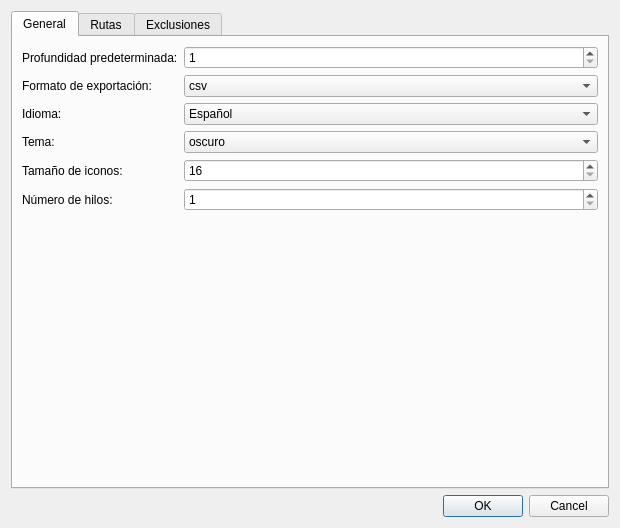
<?xml version="1.0" encoding="UTF-8"?>
<ui version="4.0">
 <class>DialogPreferences</class>
 <widget class="QDialog" name="DialogPreferences">
  <property name="windowTitle"><string>Preferencias — Filesystem Studio</string></property>
  <property name="minimumSize"><size><width>620</width><height>520</height></size></property>
  <layout class="QVBoxLayout" name="mainLayout">
   <item>
    <widget class="QTabWidget" name="tabs">
     <property name="currentIndex"><number>0</number></property>

     <widget class="QWidget" name="tabGeneral">
      <attribute name="title"><string>General</string></attribute>
      <layout class="QFormLayout" name="formGeneral">
       <item row="0" column="0">
        <widget class="QLabel" name="lblDepth"><property name="text"><string>Profundidad predeterminada:</string></property></widget>
       </item>
       <item row="0" column="1">
        <widget class="QSpinBox" name="spinDepth">
         <property name="minimum"><number>1</number></property>
         <property name="maximum"><number>99</number></property>
        </widget>
       </item>
       <item row="1" column="0">
        <widget class="QLabel" name="lblExport"><property name="text"><string>Formato de exportación:</string></property></widget>
       </item>
       <item row="1" column="1">
        <widget class="QComboBox" name="comboExport">
         <item><property name="text"><string>csv</string></property></item>
         <item><property name="text"><string>json</string></property></item>
         <item><property name="text"><string>md</string></property></item>
         <item><property name="text"><string>xlsx</string></property></item>
        </widget>
       </item>
       <item row="2" column="0">
        <widget class="QLabel" name="lblLanguage"><property name="text"><string>Idioma:</string></property></widget>
       </item>
       <item row="2" column="1">
        <widget class="QComboBox" name="comboLanguage">
         <item><property name="text"><string>Español</string></property></item>
         <item><property name="text"><string>English</string></property></item>
        </widget>
       </item>
       <item row="3" column="0">
        <widget class="QLabel" name="lblTheme"><property name="text"><string>Tema:</string></property></widget>
       </item>
       <item row="3" column="1">
        <widget class="QComboBox" name="comboTheme">
         <item><property name="text"><string>oscuro</string></property></item>
         <item><property name="text"><string>claro</string></property></item>
         <item><property name="text"><string>sistema</string></property></item>
        </widget>
       </item>
       <item row="4" column="0">
        <widget class="QLabel" name="lblIconSize"><property name="text"><string>Tamaño de iconos:</string></property></widget>
       </item>
       <item row="4" column="1">
        <widget class="QSpinBox" name="spinIconSize">
         <property name="minimum"><number>16</number></property>
         <property name="maximum"><number>48</number></property>
        </widget>
       </item>
       <item row="5" column="0">
        <widget class="QLabel" name="lblThreads"><property name="text"><string>Número de hilos:</string></property></widget>
       </item>
       <item row="5" column="1">
        <widget class="QSpinBox" name="spinThreads">
         <property name="minimum"><number>1</number></property>
         <property name="maximum"><number>64</number></property>
        </widget>
       </item>
      </layout>
     </widget>

     <widget class="QWidget" name="tabPaths">
      <attribute name="title"><string>Rutas</string></attribute>
      <layout class="QVBoxLayout" name="pathsLayout">
       <item>
        <widget class="QGroupBox" name="groupFavs">
         <property name="title"><string>Rutas favoritas</string></property>
         <layout class="QVBoxLayout" name="favsLayout">
          <item>
           <widget class="QListWidget" name="listFavorites"/>
          </item>
          <item>
           <layout class="QHBoxLayout" name="favsButtons">
            <item>
             <widget class="QPushButton" name="btnAddFav"><property name="text"><string>Añadir…</string></property></widget>
            </item>
            <item>
             <widget class="QPushButton" name="btnRemoveFav"><property name="text"><string>Quitar</string></property></widget>
            </item>
            <item>
             <spacer name="favsSpacer">
              <property name="orientation"><enum>Qt::Horizontal</enum></property>
              <property name="sizeHint" stdset="0"><size><width>40</width><height>10</height></size></property>
             </spacer>
            </item>
           </layout>
          </item>
         </layout>
        </widget>
       </item>
       <item>
        <layout class="QGridLayout" name="dirsGrid">
         <item row="0" column="0">
          <widget class="QLabel" name="lblReports"><property name="text"><string>Carpeta de reportes:</string></property></widget>
         </item>
         <item row="0" column="1">
          <widget class="QLineEdit" name="editReportsDir"/>
         </item>
         <item row="0" column="2">
          <widget class="QPushButton" name="btnReportsBrowse"><property name="text"><string>…</string></property></widget>
         </item>
         <item row="1" column="0">
          <widget class="QLabel" name="lblTemp"><property name="text"><string>Carpeta temporal:</string></property></widget>
         </item>
         <item row="1" column="1">
          <widget class="QLineEdit" name="editTempDir"/>
         </item>
         <item row="1" column="2">
          <widget class="QPushButton" name="btnTempBrowse"><property name="text"><string>…</string></property></widget>
         </item>
        </layout>
       </item>
      </layout>
     </widget>

     <widget class="QWidget" name="tabExclusions">
      <attribute name="title"><string>Exclusiones</string></attribute>
      <layout class="QVBoxLayout" name="exclLayout">
       <item>
        <widget class="QLabel" name="lblExclDirs"><property name="text"><string>Carpetas excluidas por defecto (una por línea):</string></property></widget>
       </item>
       <item>
        <widget class="QPlainTextEdit" name="editExcludeDirs"/>
       </item>
       <item>
        <widget class="QLabel" name="lblExclFiles"><property name="text"><string>Patrones de archivo excluidos por defecto (uno por línea):</string></property></widget>
       </item>
       <item>
        <widget class="QPlainTextEdit" name="editExcludeFiles"/>
       </item>
      </layout>
     </widget>

    </widget>
   </item>
   <item>
    <widget class="QDialogButtonBox" name="buttonBox">
     <property name="standardButtons"><set>QDialogButtonBox::Cancel|QDialogButtonBox::Ok</set></property>
    </widget>
   </item>
  </layout>
 </widget>
 <resources/>
 <connections/>
</ui>
